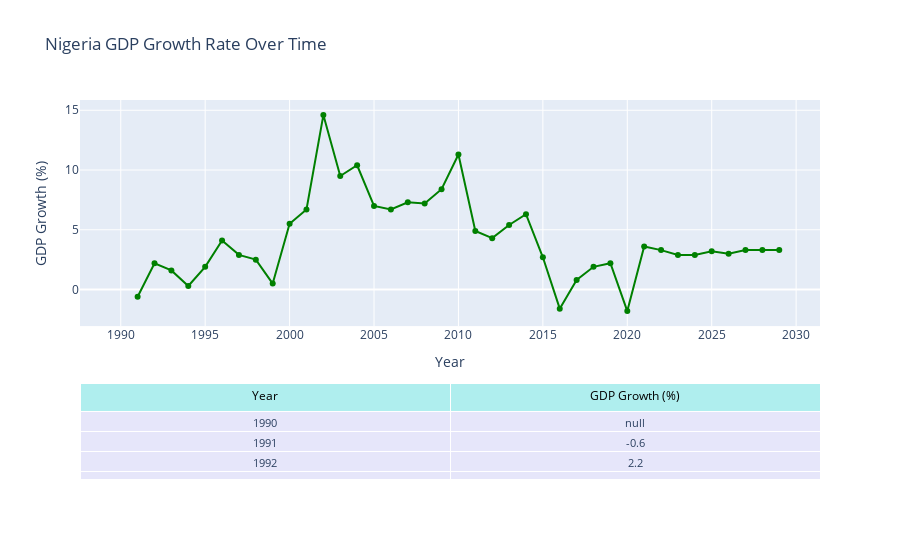

This figure's notebook cell:
### Code cell
# Prepare the data

years = list(range(1990, 2030))

growth_data = [
    "n/a", "-0.60%", "2.20%", "1.60%", "0.30%", "1.90%", "4.10%", "2.90%",
    "2.50%", "0.50%", "5.50%", "6.70%", "14.60%", "9.50%", "10.40%", "7.00%",
    "6.70%", "7.30%", "7.20%", "8.40%", "11.30%", "4.90%", "4.30%", "5.40%",
    "6.30%", "2.70%", "-1.60%", "0.80%", "1.90%", "2.20%", "-1.80%", "3.60%",
    "3.30%", "2.90%", "2.90%", "3.20%", "3.00%", "3.30%", "3.30%", "3.30%"
]

df = pd.DataFrame({
    "Year": years,
    "GDP growth(real)": growth_data
})

# Clean GDP growth
df['GDP growth(real)'] = pd.to_numeric(df['GDP growth(real)'].str.replace('%','', regex=True), errors='coerce')



# Create Plotly figure

fig = make_subplots(
    rows=2, cols=1,
    shared_xaxes=True,
    vertical_spacing=0.15,
    row_heights=[0.7, 0.3],
    specs=[[{"type": "xy"}], [{"type": "table"}]]
)

# Add GDP growth line chart
fig.add_trace(
    go.Scatter(
        x=df['Year'],
        y=df['GDP growth(real)'],
        mode='lines+markers',
        name='GDP Growth (%)',
        line=dict(color='green'),
        hovertemplate="Year: %{x}<br>Growth: %{y:,.2f}%"
    ),
    row=1, col=1
)

# Add data table
fig.add_trace(
    go.Table(
        header=dict(
            values=["Year", "GDP Growth (%)"],
            fill_color='paleturquoise',
            align='center',
            font=dict(size=12, color='black')
        ),
        cells=dict(
            values=[df['Year'], df['GDP growth(real)']],
            fill_color='lavender',
            align='center',
            font=dict(size=11)
        )
    ),
    row=2, col=1
)

# Layout
fig.update_layout(
    height=700,
    title_text="Nigeria GDP Growth Rate Over Time",
    xaxis=dict(title='Year'),
    yaxis=dict(title='GDP Growth (%)'),
)

fig.show()

### Figure 1 — Plotly figure (JSON) as saved in the notebook; plotly's stock layout.template omitted (floating-point values rounded to 4 significant figures)
{"data": [{"hovertemplate": "Year: %{x}<br>Growth: %{y:,.2f}%", "line": {"color": "green"}, "mode": "lines+markers", "name": "GDP Growth (%)", "type": "scatter", "x": [1990, 1991, 1992, 1993, 1994, 1995, 1996, 1997, 1998, 1999, 2000, 2001, 2002, 2003, 2004, 2005, 2006, 2007, 2008, 2009, 2010, 2011, 2012, 2013, 2014, 2015, 2016, 2017, 2018, 2019, 2020, 2021, 2022, 2023, 2024, 2025, 2026, 2027, 2028, 2029], "xaxis": "x", "y": [null, -0.6, 2.2, 1.6, 0.3, 1.9, 4.1, 2.9, 2.5, 0.5, 5.5, 6.7, 14.6, 9.5, 10.4, 7, 6.7, 7.3, 7.2, 8.4, 11.3, 4.9, 4.3, 5.4, 6.3, 2.7, -1.6, 0.8, 1.9, 2.2, -1.8, 3.6, 3.3, 2.9, 2.9, 3.2, 3, 3.3, 3.3, 3.3], "yaxis": "y"}, {"cells": {"align": "center", "fill": {"color": "lavender"}, "font": {"size": 11}, "values": [[1990, 1991, 1992, 1993, 1994, 1995, 1996, 1997, 1998, 1999, 2000, 2001, 2002, 2003, 2004, 2005, 2006, 2007, 2008, 2009, 2010, 2011, 2012, 2013, 2014, 2015, 2016, 2017, 2018, 2019, 2020, 2021, 2022, 2023, 2024, 2025, 2026, 2027, 2028, 2029], [null, -0.6, 2.2, 1.6, 0.3, 1.9, 4.1, 2.9, 2.5, 0.5, 5.5, 6.7, 14.6, 9.5, 10.4, 7, 6.7, 7.3, 7.2, 8.4, 11.3, 4.9, 4.3, 5.4, 6.3, 2.7, -1.6, 0.8, 1.9, 2.2, -1.8, 3.6, 3.3, 2.9, 2.9, 3.2, 3, 3.3, 3.3, 3.3]]}, "domain": {"x": [0, 1], "y": [0, 0.255]}, "header": {"align": "center", "fill": {"color": "paleturquoise"}, "font": {"color": "black", "size": 12}, "values": ["Year", "GDP Growth (%)"]}, "type": "table"}], "layout": {"autosize": true, "title": {"text": "Nigeria GDP Growth Rate Over Time"}, "xaxis": {"anchor": "y", "autorange": true, "domain": [0, 1], "range": [1988.0, 2031.0], "title": {"text": "Year"}, "type": "linear"}, "yaxis": {"anchor": "x", "autorange": true, "domain": [0.405, 1], "range": [-2.963, 15.76], "title": {"text": "GDP Growth (%)"}, "type": "linear"}}}
